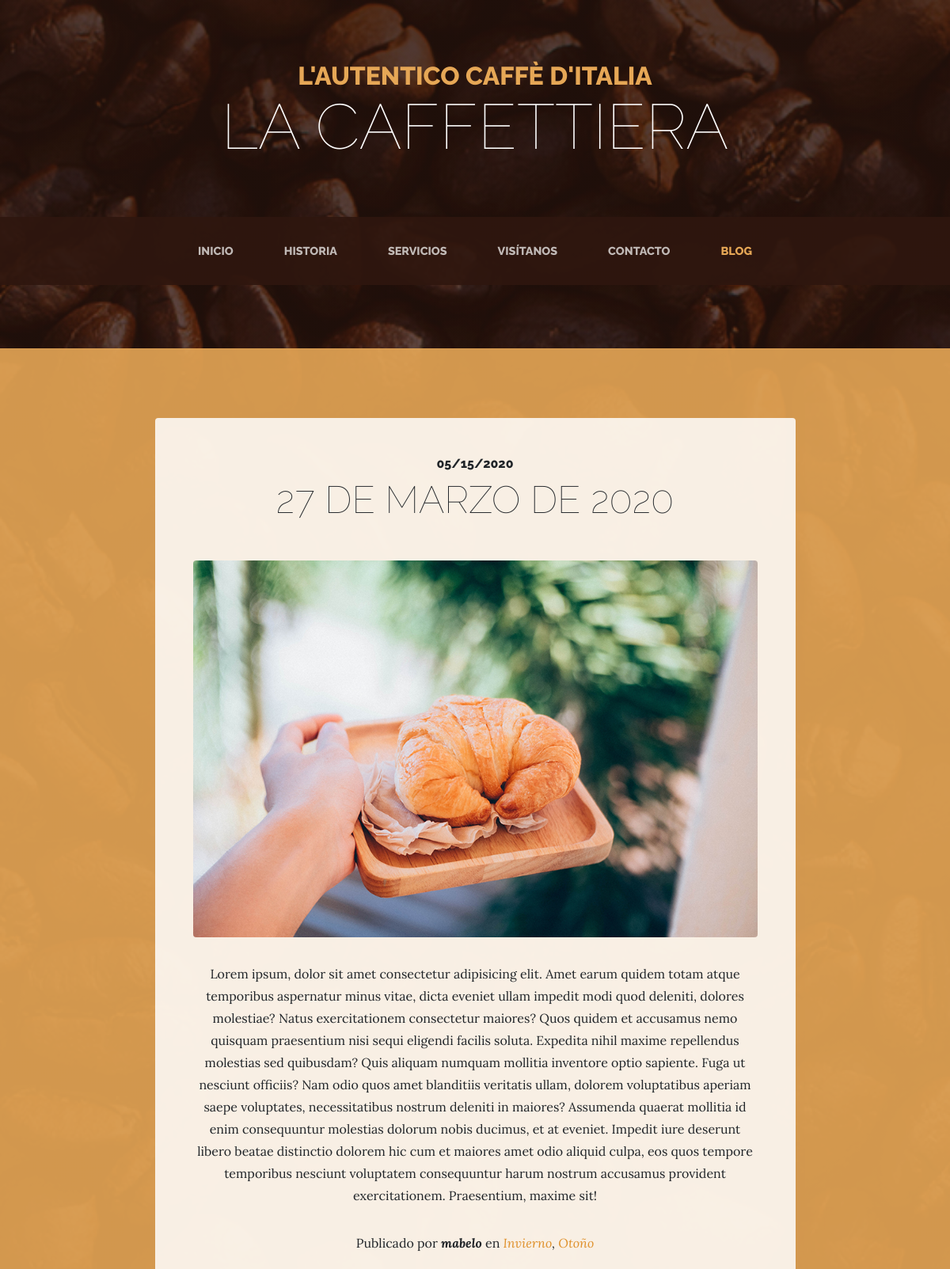
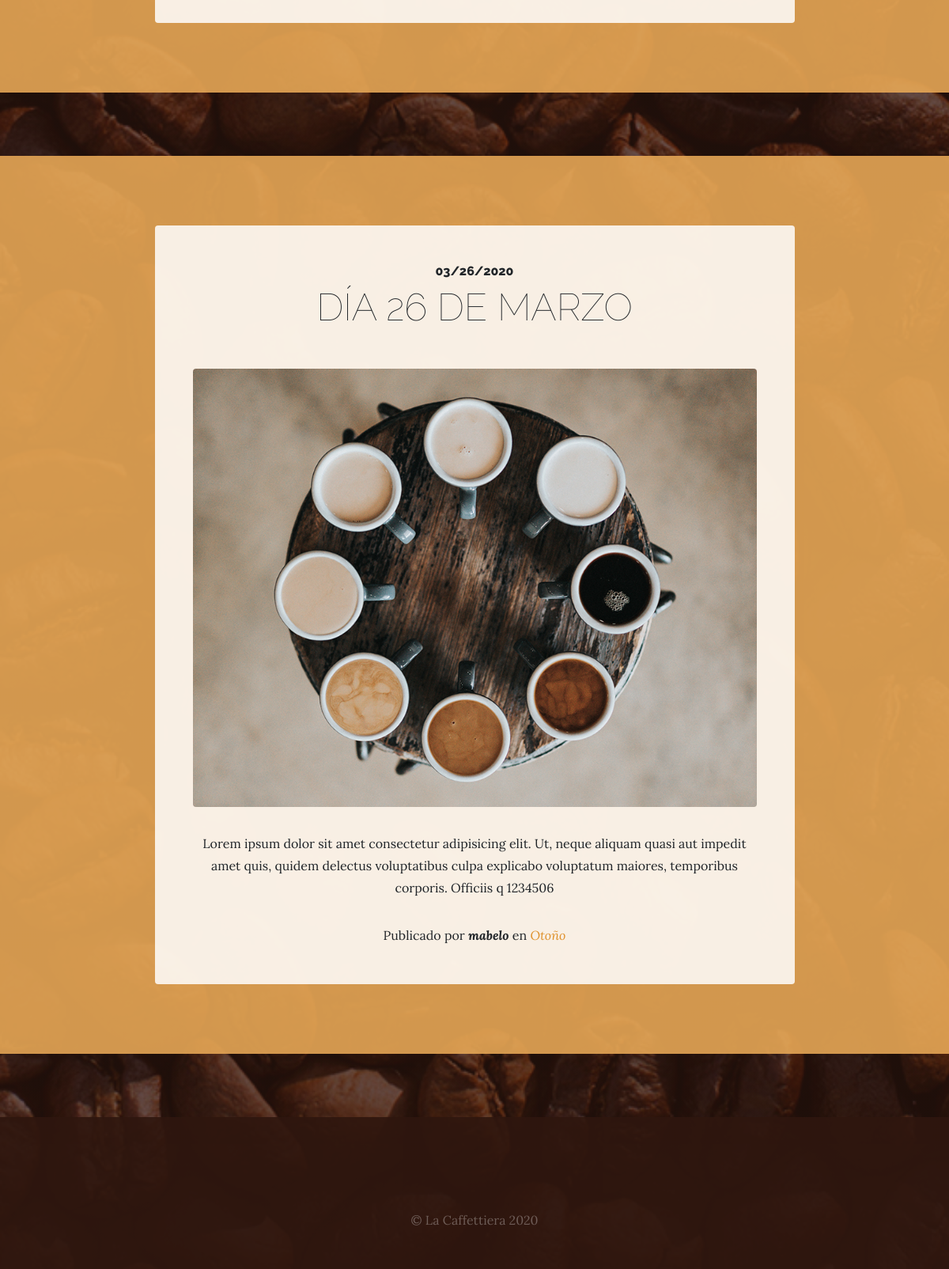
/blog/, run on an earlier commit of the app's database (2 pictures, top to bottom).
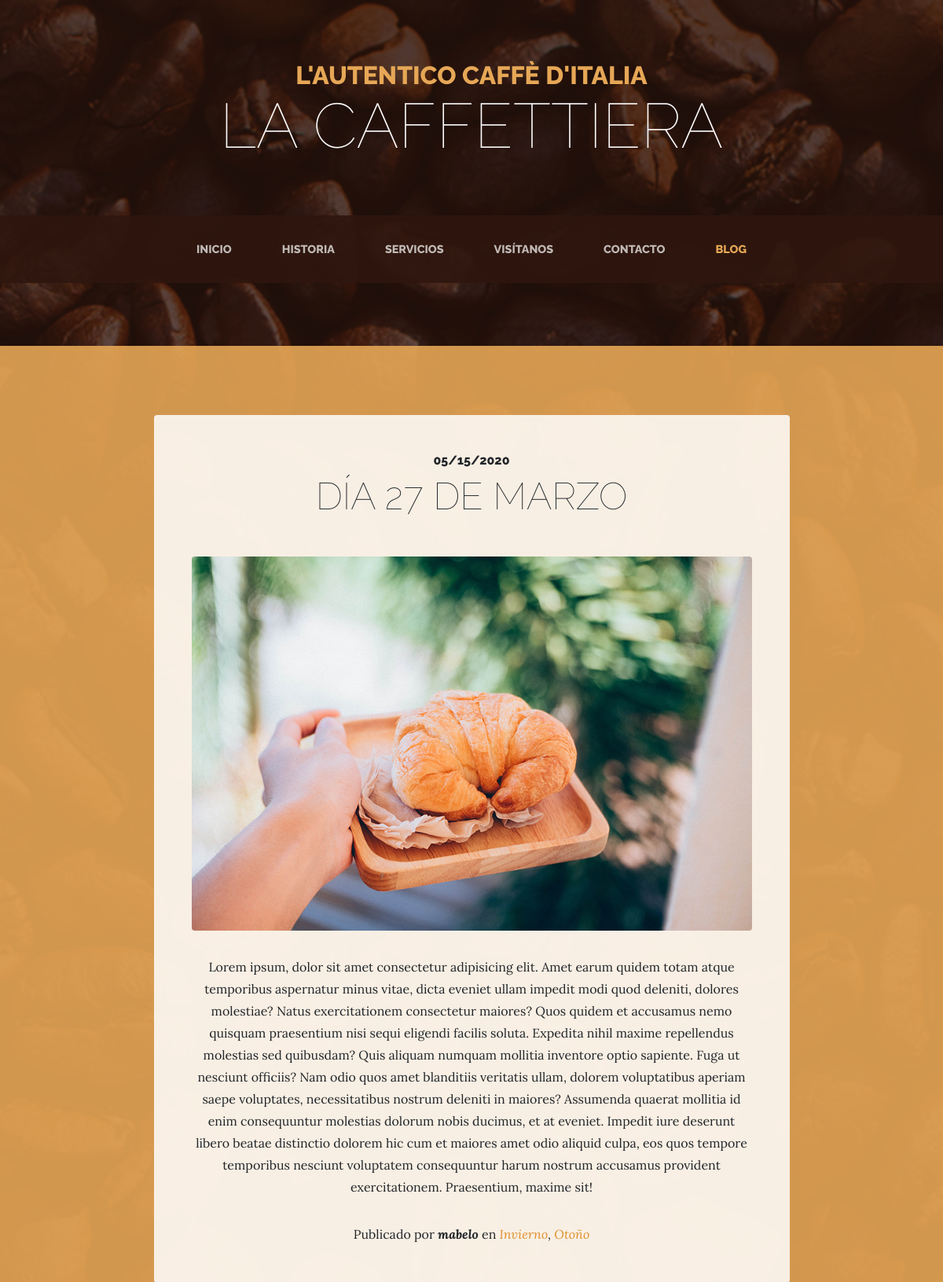
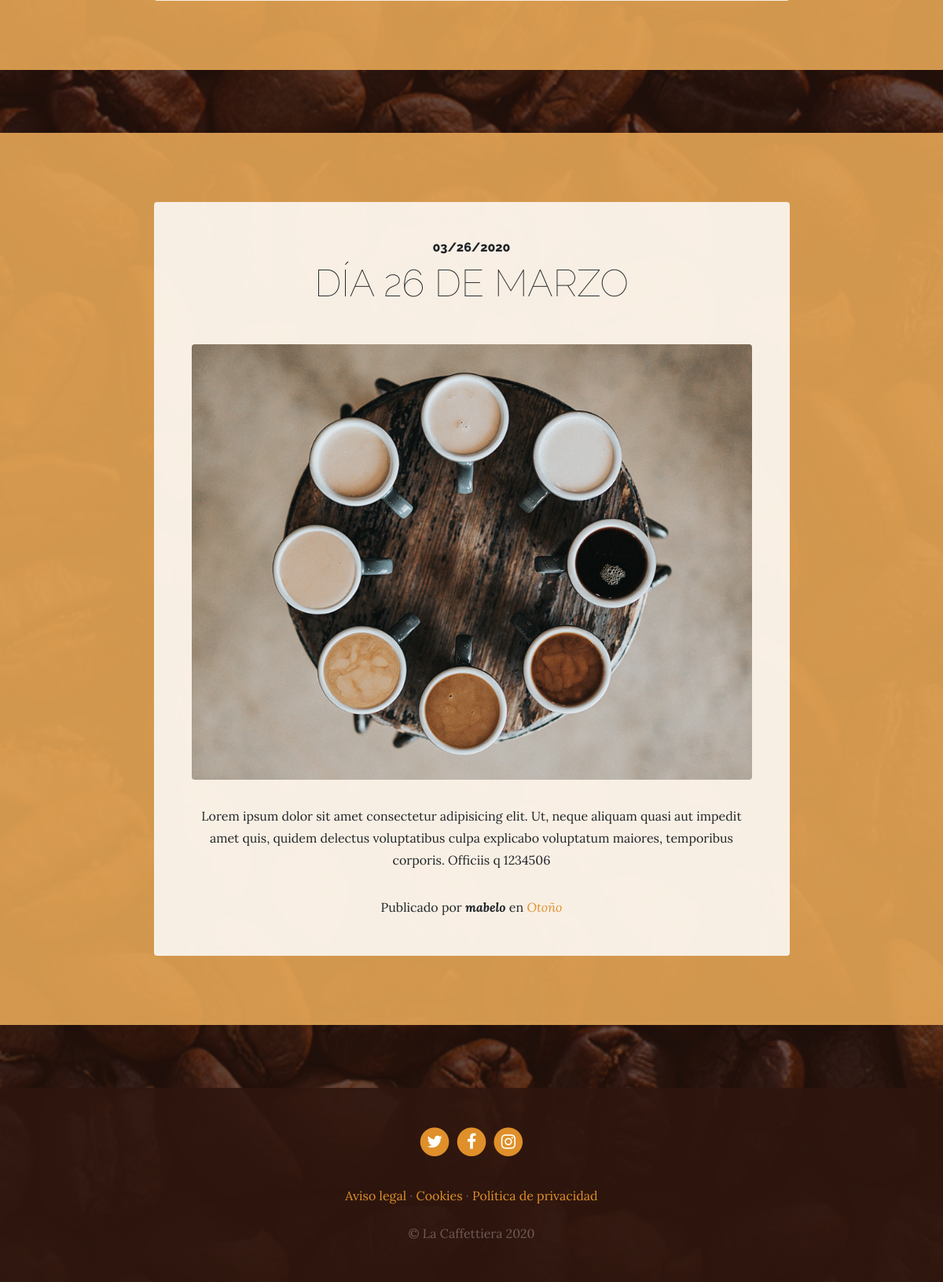
And on a later commit of the database (2 pictures, top to bottom).
### blog/models.py (models this page shows, shortened)
class Post(models.Model):
    title = models.CharField(max_length=200, verbose_name="Título")
    published = models.DateTimeField(default=now, verbose_name="Fecha de publicación")
    content = models.TextField(verbose_name="Contenido")
    image = models.ImageField(verbose_name="Image", upload_to="blog", null=True, blank=True)
    author = models.ForeignKey(User, verbose_name="Autor", on_delete=models.CASCADE)
    categories = models.ManyToManyField(Category, verbose_name="Categories", related_name="get_posts")
    created = models.DateTimeField(auto_now_add=True, verbose_name="Created")
    updated = models.DateTimeField(auto_now=True, verbose_name="Updated")
    class Meta:
        verbose_name = "Post"
        verbose_name_plural = "Posts"
        ordering = ['-created']

class Category(models.Model):
    name = models.CharField(max_length=200, verbose_name="Nombre")
    created = models.DateTimeField(auto_now_add=True, verbose_name="Created")
    updated = models.DateTimeField(auto_now=True, verbose_name="Updated")
    class Meta:
        verbose_name = "Categoría"
        verbose_name_plural = "Categorías"
        ordering = ["-created"]

### pages/models.py (models this page shows, shortened)
class Page(Model):
    title = CharField(verbose_name="Título", max_length=200)
    content = RichTextField(verbose_name='Contenido')
    ordering = SmallIntegerField(verbose_name='Orden', default=0)
    created = DateTimeField(auto_now_add=True, verbose_name='Fecha de creación')
    updated = DateTimeField(auto_now=True, verbose_name='Fecha de actualización')
    class Meta:
        verbose_name = "página"
        verbose_name_plural = "páginas"
        ordering = ['ordering','title']

### blog/views.py (the view)
# urls.py: path("", views.blog, name="blog"),
def blog(request):
    posts = Post.objects.all()
    return render(request, "blog/blog.html", {"posts": posts})

### pages/templatetags/pages_extras.py (called while the page is built)
@register.simple_tag
def get_pages_list():
    pages = Page.objects.all()
    return pages

### social/processor.py (called while the page is built)
def contexto_propio(request):
    context = {}
    for link in Link.objects.all():
        context[link.key] = link.url
    return context

### blog/templates/blog/blog.html (shortened to what this page needs)
{% extends 'core/base.html' %}
{% load static %}
{% block content %}
  {% for post in posts %}
    <section class="page-section cta">
      <div class="container">
        <div class="row">
          <div class="col-xl-9 mx-auto">
            <div class="cta-innerv text-center rounded">
              <h2 class="section-heading mb-5">
                <span class="section-heading-upper">{{post.published | date:"SHORT_DATE_FORMAT" }}</span>
                <span class="section-heading-lower">{{post.title}}</span>
              </h2>
              <p class="mb-0">
                <img class="mx-auto d-flex rounded img-fluid mb-3 mb-lg-0" src="{{post.image.url}}" alt="">
              </p>
              <p class="mb-0 mbt">{{post.content}}</p>
              <p class="mb-0 mbt">
                <span class="section-heading-under">Publicado por <em><b>{{post.author}}</b></em>
                  en
                  <em>
                    {% for category in post.categories.all %}
                    <a href="{% url 'categories' category.id %}" class="link">{{category.name}}</a>{% if not forloop.last %}, {% endif %}</span>
                    {% endfor %}
              </p>
            </div>
          </div>
        </div>
      </div>
    </section>
  {% endfor %}
{% endblock content %}

### core/templates/core/base.html (shortened to what this page needs)
{% load static %}
<!DOCTYPE html>
<html lang="es">
  <head>
  {% include 'core/head.html' %}
  </head>
  <body>
    <h1 class="site-heading text-center text-white d-none d-lg-block">
      <span class="site-heading-upper text-primary mb-3">L'autentico caffè d'italia</span>
      <span class="site-heading-lower">La Caffettiera</span>
    </h1>
    {% include 'core/navigation.html' %}
    {% block content %}{% endblock content %}
    {% include 'core/footer.html' %}
</body>
</html>

### core/templates/core/head.html (shortened to what this page needs)
{% load static %}
    <link href="{% static 'vendor/bootstrap/css/bootstrap.min.css' %}" rel="stylesheet">
    <link href="{% static 'vendor/font-awesome/css/font-awesome.min.css' %}" rel="stylesheet" type="text/css">
    <link href="{% static 'css/business-casual.css' %}" rel="stylesheet">

### core/templates/core/navigation.html (shortened to what this page needs)
<nav class="navbar navbar-expand-lg navbar-dark py-lg-4" id="mainNav">
    <div class="container">
      <div class="collapse navbar-collapse" id="navbarResponsive">
          <ul class="navbar-nav mx-auto">
            <li class="nav-item px-lg-4 {% if request.path == '/' %}active{% endif %}">
                <a class="nav-link text-uppercase text-expanded" href="{% url 'home' %}">Inicio</a>
            </li>
            <li class="nav-item px-lg-4 {% if request.path == '/about/' %}active{% endif %}">
                <a class="nav-link text-uppercase text-expanded" href="{% url 'about' %}">Historia</a>
            </li>
            <li class="nav-item px-lg-4 {% if request.path == '/services/' %}active{% endif %}">
                <a class="nav-link text-uppercase text-expanded" href="{% url 'services' %}">Servicios</a>
            </li>
            <li class="nav-item px-lg-4 {% if request.path == '/store/' %}active{% endif %}">
                <a class="nav-link text-uppercase text-expanded" href="{% url 'store' %}">Visítanos</a>
            </li>
            <li class="nav-item px-lg-4 {% if request.path == '/contact/' %}active{% endif %}">
                <a class="nav-link text-uppercase text-expanded" href="{% url 'contact' %}">Contacto</a>
            </li>
            <li class="nav-item px-lg-4 {% if request.path|slice:':6' == '/blog/' %}active{% endif %}">
                <a class="nav-link text-uppercase text-expanded" href="{% url 'blog' %}">Blog</a>
            </li>
        </ul>
      </div>
    </div>
</nav>

### core/templates/core/footer.html
      <footer class="footer text-faded text-center py-5">
        <div class="container">
          {% if LINK_TWITTER %}
          <p class="m-0">
              <a href="{{ LINK_TWITTER }}" class="link">
                <span class="fa-stack fa-lg">
                  <i class="fa fa-circle fa-stack-2x"></i>
                  <i class="fa fa-twitter fa-stack-1x fa-inverse"></i>
                </span>
              </a>
          {% endif %}
          {% if LINK_FACEBOOK %}
              <a href="{{ LINK_FACEBOOK }}" class="link">
                <span class="fa-stack fa-lg">
                  <i class="fa fa-circle fa-stack-2x"></i>
                  <i class="fa fa-facebook fa-stack-1x fa-inverse"></i>
                </span>
              </a>
          {% endif %}
          {% if LINK_INSTAGRAM %}
              <a href="{{ LINK_INSTAGRAM }}" class="link">
                <span class="fa-stack fa-lg">
                  <i class="fa fa-circle fa-stack-2x"></i>
                  <i class="fa fa-instagram fa-stack-1x fa-inverse"></i>
                </span>
              </a>
          {% endif %}
          </p>
          <p class="m-0 mbt">
              {% load pages_extras %}
              {% get_pages_list as page_list %}
              {% for page in page_list %}
            <a href="{% url 'page' page.id page.title|slugify %}"class="link">{{page.title}}</a> {% if not forloop.last %}·{% endif %}
              {% endfor %}
          </p>
          <p class="m-0 mbt1">&copy; La Caffettiera 2020</p>
        </div>
      </footer>

### core/templates/core/scripts.html (shortened to what this page needs)
{% load static %}

### core/static/css/business-casual.css (style rules this page uses)
body { font-family: 'Lora'; background: linear-gradient(rgba(47, 23, 15, 0.65), rgba(47, 23, 15, 0.65)), url("../img/bg.jpg"); background-attachment: fixed; background-position: center; background-size: cover; }
h1, h2, h3, h4, h5, h6 { font-family: 'Raleway'; }
p { line-height: 1.75; }
.text-faded { color: rgba(255, 255, 255, 0.3); }
.site-heading { margin-top: 5rem; margin-bottom: 5rem; text-transform: uppercase; line-height: 1; font-family: 'Raleway'; }
.site-heading .site-heading-upper { display: block; font-size: 2rem; font-weight: 800; }
.site-heading .site-heading-lower { font-size: 5rem; font-weight: 100; line-height: 4rem; }
.page-section { margin-top: 5rem; margin-bottom: 5rem; }
.section-heading { text-transform: uppercase; }
.section-heading .section-heading-upper { display: block; font-size: 1rem; font-weight: 800; padding-bottom:.5rem; }
.section-heading .section-heading-lower { display: block; font-size: 3rem; font-weight: 100; }
#mainNav { background-color: rgba(47, 23, 15, 0.9); font-family: 'Raleway'; }
#mainNav .navbar-nav .nav-item .nav-link { color: rgba(255, 255, 255, 0.7); font-weight: 800; }
#mainNav .navbar-nav .nav-item.active .nav-link { color: #e6a756; }
@media (min-width: 992px) { #mainNav .navbar-nav .nav-item .nav-link { font-size: 0.9rem; } }
.cta { padding-top: 5rem; padding-bottom: 5rem; background-color: rgba(230, 167, 86, 0.9); }
.cta .cta-innerv { position: relative; padding: 3rem; margin: 0.5rem; background-color: rgba(255, 255, 255, 0.85); }
.footer { background-color: rgba(47, 23, 15, 0.9); }
.text-primary { color: #e6a756 !important; }
.mbt { padding-top: 2rem; }
.mbt1 { padding-top: 1.25rem; }
a.link { color: #df902a; }

What changed in the data, as far as the page shows it:
changed Post: title "27 DE MARZO DE 2020" → "DÍA 27 DE MARZO"
added Page: title "Aviso legal"
added Page: title "Cookies"
added Page: title "Política de privacidad"
